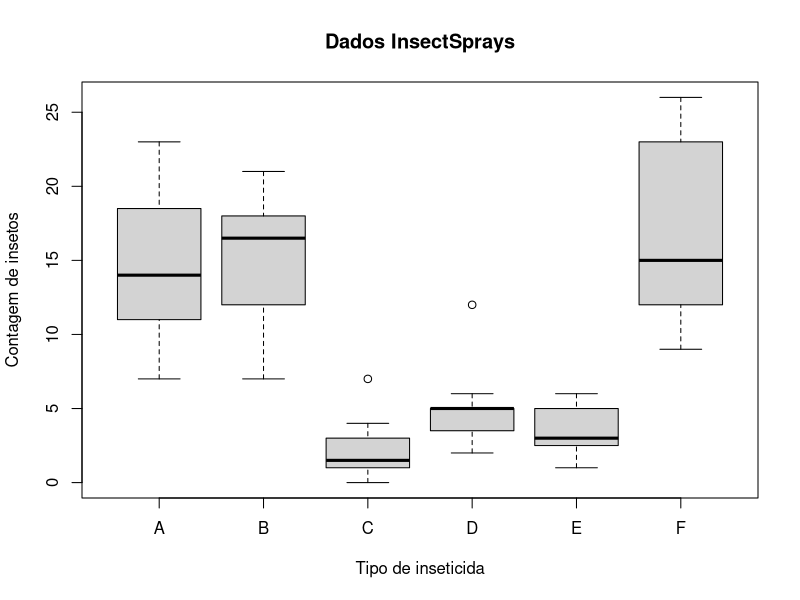

R code for this plot:
# Coloque o código de inicialização neste arquivo. As variáveis criadas
# aqui aparecem no ambiente de trabalho do usuário quando ele começa
# a lição.

data(InsectSprays); 
sA <- InsectSprays$count[InsectSprays$spray=="A"]
sB <- InsectSprays$count[InsectSprays$spray=="B"]
sC <- InsectSprays$count[InsectSprays$spray=="C"]
sD <- InsectSprays$count[InsectSprays$spray=="D"]
sE <- InsectSprays$count[InsectSprays$spray=="E"]
sF <- InsectSprays$count[InsectSprays$spray=="F"]


boxplot(count ~ spray, data = InsectSprays,
        xlab = "Tipo de inseticida", ylab = "Contagem de insetos",
        main = "Dados InsectSprays", varwidth = TRUE, col = "lightgray")
